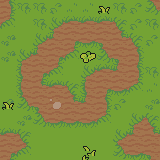

Tiled map render using the project's own tile images. Description and the map definition, with tile-layer contents summarised, below:
An orthogonal 10x10 tile map with 16x16 px tiles, 2 tile layers (ground, ground_decoration), 2 tilesets and 1 object (Player).

<map version="1.10" tiledversion="1.10.2" orientation="orthogonal" renderorder="right-up" width="10" height="10" tilewidth="16" tileheight="16" infinite="0" nextlayerid="4" nextobjectid="2">
 <tileset firstgid="1" source="tileset.tsx" />
 <tileset firstgid="4097" source="objects.tsx" />
 <layer id="1" name="ground" width="10" height="10">
  <data>[100 cells, 100 non-empty, 18 distinct tile ids]</data>
 </layer>
 <layer id="2" name="ground_decoration" width="10" height="10">
  <data>[100 cells, 4 non-empty, 3 distinct tile ids]</data>
 </layer>
 <objectgroup id="3" name="objects">
  <object id="1" name="Player" gid="4097" x="16" y="144" width="16" height="16" />
 </objectgroup>
</map>
